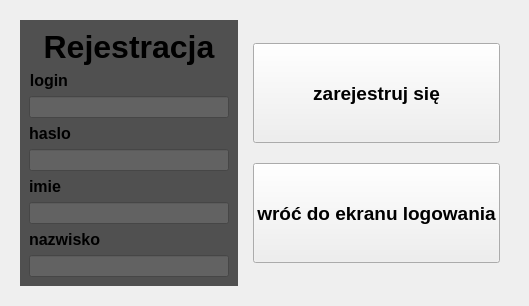
      <widget class="QWidget" name="page">
       <layout class="QFormLayout" name="formLayout">
        <item row="0" column="0" colspan="2">
         <widget class="QWidget" name="widget" native="true">
          <layout class="QHBoxLayout" name="horizontalLayout_11">
           <item>
            <widget class="QWidget" name="widget_2" native="true">
             <property name="sizePolicy">
              <sizepolicy hsizetype="Expanding" vsizetype="Fixed">
               <horstretch>0</horstretch>
               <verstretch>0</verstretch>
              </sizepolicy>
             </property>
             <property name="styleSheet">
              <string notr="true">background-color: rgb(80, 80, 80);
border-color: rgb(54, 54, 54);
</string>
             </property>
             <layout class="QVBoxLayout" name="verticalLayout_6">
              <item>
               <widget class="QLabel" name="label_7">
                <property name="font">
                 <font>
                  <pointsize>24</pointsize>
                  <bold>true</bold>
                 </font>
                </property>
                <property name="text">
                 <string>Rejestracja</string>
                </property>
                <property name="alignment">
                 <set>Qt::AlignCenter</set>
                </property>
               </widget>
              </item>
              <item>
               <layout class="QFormLayout" name="formLayout_2">
                <property name="fieldGrowthPolicy">
                 <enum>QFormLayout::AllNonFixedFieldsGrow</enum>
                </property>
                <property name="rowWrapPolicy">
                 <enum>QFormLayout::WrapAllRows</enum>
                </property>
                <property name="labelAlignment">
                 <set>Qt::AlignJustify|Qt::AlignVCenter</set>
                </property>
                <property name="formAlignment">
                 <set>Qt::AlignJustify|Qt::AlignTop</set>
                </property>
                <item row="0" column="0">
                 <widget class="QLabel" name="logEntLabel">
                  <property name="sizePolicy">
                   <sizepolicy hsizetype="Maximum" vsizetype="Preferred">
                    <horstretch>0</horstretch>
                    <verstretch>0</verstretch>
                   </sizepolicy>
                  </property>
                  <property name="font">
                   <font>
                    <pointsize>12</pointsize>
                    <bold>true</bold>
                   </font>
                  </property>
                  <property name="layoutDirection">
                   <enum>Qt::LeftToRight</enum>
                  </property>
                  <property name="text">
                   <string>login</string>
                  </property>
                  <property name="alignment">
                   <set>Qt::AlignRight|Qt::AlignTrailing|Qt::AlignVCenter</set>
                  </property>
                 </widget>
                </item>
                <item row="0" column="1">
                 <widget class="QLineEdit" name="logEnterLineEdit">
                  <property name="sizePolicy">
                   <sizepolicy hsizetype="Expanding" vsizetype="Fixed">
                    <horstretch>0</horstretch>
                    <verstretch>0</verstretch>
                   </sizepolicy>
                  </property>
                  <property name="minimumSize">
                   <size>
                    <width>200</width>
                    <height>0</height>
                   </size>
                  </property>
                  <property name="styleSheet">
                   <string notr="true">background-color: rgb(98, 98, 98);
border-color: rgb(54, 54, 54);</string>
                  </property>
                 </widget>
                </item>
                <item row="1" column="0">
                 <widget class="QLabel" name="label_8">
                  <property name="sizePolicy">
                   <sizepolicy hsizetype="Expanding" vsizetype="Preferred">
                    <horstretch>0</horstretch>
                    <verstretch>0</verstretch>
                   </sizepolicy>
                  </property>
                  <property name="font">
                   <font>
                    <pointsize>12</pointsize>
                    <bold>true</bold>
                   </font>
                  </property>
                  <property name="text">
                   <string>haslo</string>
                  </property>
                  <property name="alignment">
                   <set>Qt::AlignCenter</set>
                  </property>
                 </widget>
                </item>
                <item row="1" column="1">
                 <widget class="QLineEdit" name="passwordEnterLineEdit">
                  <property name="styleSheet">
                   <string notr="true">background-color: rgb(98, 98, 98);
border-color: rgb(54, 54, 54);</string>
                  </property>
                  <property name="inputMethodHints">
                   <set>Qt::ImhHiddenText|Qt::ImhNoAutoUppercase|Qt::ImhNoPredictiveText|Qt::ImhSensitiveData</set>
                  </property>
                  <property name="echoMode">
                   <enum>QLineEdit::Password</enum>
                  </property>
                 </widget>
                </item>
                <item row="2" column="0">
                 <widget class="QLabel" name="label_9">
                  <property name="font">
                   <font>
                    <pointsize>12</pointsize>
                    <bold>true</bold>
                   </font>
                  </property>
                  <property name="text">
                   <string>imie</string>
                  </property>
                 </widget>
                </item>
                <item row="2" column="1">
                 <widget class="QLineEdit" name="nameEnterLineEdit">
                  <property name="styleSheet">
                   <string notr="true">background-color: rgb(98, 98, 98);
border-color: rgb(54, 54, 54);</string>
                  </property>
                 </widget>
                </item>
                <item row="3" column="0">
                 <widget class="QLabel" name="label_10">
                  <property name="font">
                   <font>
                    <pointsize>12</pointsize>
                    <bold>true</bold>
                   </font>
                  </property>
                  <property name="text">
                   <string>nazwisko</string>
                  </property>
                 </widget>
                </item>
                <item row="3" column="1">
                 <widget class="QLineEdit" name="surnameEnterLineEdit">
                  <property name="styleSheet">
                   <string notr="true">background-color: rgb(98, 98, 98);
border-color: rgb(54, 54, 54);</string>
                  </property>
                 </widget>
                </item>
               </layout>
              </item>
             </layout>
            </widget>
           </item>
           <item>
            <widget class="QWidget" name="widget_3" native="true">
             <layout class="QVBoxLayout" name="verticalLayout_7">
              <item>
               <widget class="QPushButton" name="registerButton">
                <property name="minimumSize">
                 <size>
                  <width>0</width>
                  <height>100</height>
                 </size>
                </property>
                <property name="font">
                 <font>
                  <pointsize>14</pointsize>
                  <bold>true</bold>
                 </font>
                </property>
                <property name="styleSheet">
                 <string notr="true">color: rgb(0, 0, 0);</string>
                </property>
                <property name="text">
                 <string>zarejestruj się</string>
                </property>
               </widget>
              </item>
              <item>
               <widget class="QPushButton" name="retToLogButton">
                <property name="minimumSize">
                 <size>
                  <width>0</width>
                  <height>100</height>
                 </size>
                </property>
                <property name="font">
                 <font>
                  <pointsize>14</pointsize>
                  <bold>true</bold>
                 </font>
                </property>
                <property name="styleSheet">
                 <string notr="true">color: rgb(0, 0, 0);</string>
                </property>
                <property name="text">
                 <string>wróć do ekranu logowania</string>
                </property>
               </widget>
              </item>
             </layout>
            </widget>
           </item>
          </layout>
         </widget>
        </item>
       </layout>
      </widget>
